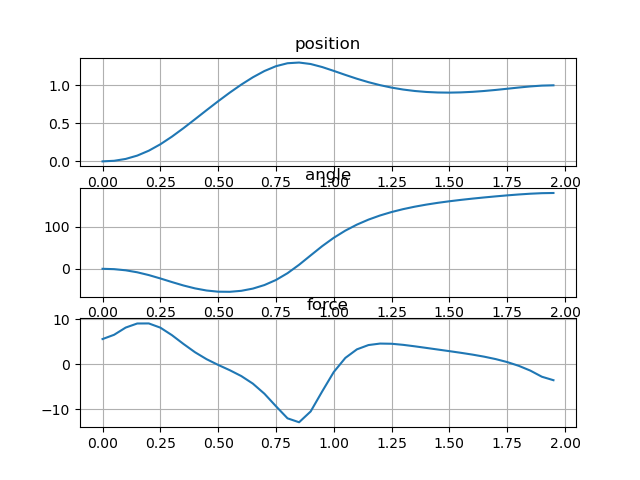

Python code for this plot:
import numpy as np
import matplotlib.pyplot as plt
import casadi
from units import *


np.random.seed(1)

m1 = 1.0*kg
m2 = 0.3*kg
l = 0.5*meter
umax = 20*Newton
dmax = 2.0*meter
d = 1.0*meter

h = 0.05
T = 2.0*sec
NT = int(T/h)
t = np.arange(NT)*h

opti = casadi.Opti()

x = opti.variable(4,NT)
u = opti.variable(1,NT)

def objfunc(x, u):
    J = h/2*casadi.sum2((u[0,:-1]**2 + u[0,1:]**2))
    return J

def trans(xk, uk):
    q1, q2, q3, q4 = xk[0,:], xk[1,:], xk[2,:], xk[3,:]
    return casadi.vertcat(
        q3,
        q4,
        (l*m2*casadi.sin(q2)*q3**2 + uk + m2*grav*casadi.cos(q2)*casadi.sin(q2))/(m1 + m2*(1 - casadi.cos(q2)**2)),
        -(l*m2*casadi.cos(q2)*casadi.sin(q2)*q4**2 + uk*casadi.cos(q2) + (m1 + m2)*grav*casadi.sin(q2))/(l*m1 + l*m2*(1-casadi.cos(q2)**2))
    )

def dynamics(x, u):
    xk, xk1 = x[:,:-1], x[:,1:]
    uk, uk1 = u[0,:-1], u[0,1:]
    q1, q2, q3, q4 = xk[0,:], xk[1,:], xk[2,:], xk[3,:]
    g = (xk1 - xk) - h/2*(trans(xk,uk) + trans(xk1,uk1))
    return g


opti.minimize(objfunc(x,u))
opti.subject_to(dynamics(x,u) == np.zeros((4,NT-1)))
opti.subject_to(x[:,0] == np.zeros(4))
opti.subject_to(x[:,-1] == np.array([d,pi,0,0]))
opti.subject_to(-dmax <= x[0,:])
opti.subject_to(x[0,:] <= dmax)
opti.subject_to(-umax <= u)
opti.subject_to(u <= umax)
opti.set_initial(x, np.arange(NT)/NT*np.array([d,pi,0,0]).reshape(-1,1))
opti.set_initial(u, np.zeros((1,NT)))
opti.solver('ipopt')

sol = opti.solve()

xsol = sol.value(x)
usol = sol.value(u)

plt.figure(1)

plt.subplot(311)
plt.plot(t,xsol[0,:])
plt.grid(True)
plt.title('position')

plt.subplot(312)
plt.plot(t,xsol[1,:]/deg)
plt.grid(True)
plt.title('angle')

plt.subplot(313)
plt.plot(t,usol)
plt.grid(True)
plt.title('force')

plt.show()
